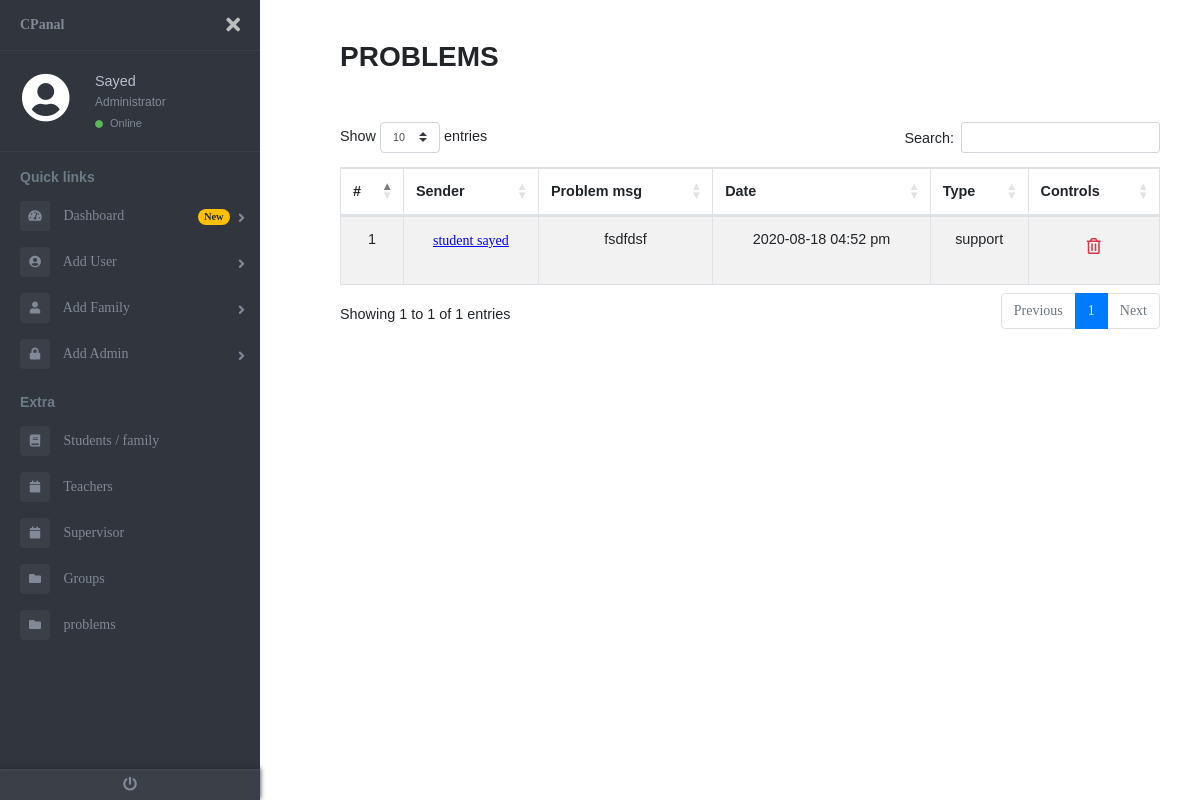
/dash/pages/problems.php (signed in), run on the app's committed database.
### tables this page shows
CREATE TABLE `problem` (
  `p_id` int(11) NOT NULL,
  `u_id` int(11) NOT NULL,
  `p_text` text NOT NULL,
  `p_date` datetime NOT NULL,
  `p_type` varchar(255) NOT NULL
);

CREATE TABLE `users` (
  `uId` int(11) NOT NULL,
  `uFname` varchar(255) NOT NULL,
  `uLname` varchar(255) NOT NULL,
  `uGender` varchar(100) NOT NULL,
  `uType` varchar(50) NOT NULL,
  `uPhone` varchar(100) NOT NULL,
  `uUrl` varchar(255) NOT NULL,
  `uZoom` varchar(255) NOT NULL,
  `tId` int(11) DEFAULT 0,
  `uImage` varchar(255) NOT NULL,
  `uActive` varchar(100) NOT NULL DEFAULT '0',
  `uStatus` int(11) NOT NULL DEFAULT 1,
  `uEmail` varchar(255) NOT NULL,
  `uPassword` varchar(255) NOT NULL,
  `gId` int(11) NOT NULL
);

### dash/oper/data.php (called while the page is built, shortened)
<?php
  class data {
	  private $option = array (
		  PDO:: MYSQL_ATTR_INIT_COMMAND => 'SET NAMES utf8',
		  PDO::ATTR_ERRMODE => PDO::ERRMODE_EXCEPTION
	  );
	  private function conn(){
		  $dsn = 'mysql:host='.db_host . ';dbname=' .db_name;
		  $pdo = new PDO($dsn , db_user , db_pwd , $this->option);
		  $pdo->setAttribute(PDO:: ATTR_DEFAULT_FETCH_MODE , PDO:: FETCH_ASSOC);
		  return $pdo;
	  }
    public function fetchCon($table , $condition)
    {
      $sql = "SELECT * FROM $table WHERE $condition ";
      $stmt = $this->conn()->query($sql);
      return $stmt;
    }
    public function getAdminGroup($table)
    {
      $sql = "SELECT * FROM $table";
      $stmt = $this->conn()->query($sql);
      return $stmt;
    }
  }
?>

### dash/pages/problems.php (the view, shortened to what this page needs)
<?php
include "../oper/data.php";
include "../include/header.php";
include "../include/aside.php";
$student = new data();
?>
<div class="row mb-5">
  <div class="col-6">
    <h3 class="text-uppercase font-weight-bold">Problems</h3>
  </div>
</div>
<table id="example1" class="table table-bordered text-center table-striped ">
  <thead>
    <tr>
      <th>#</th>
      <th>Sender</th>
      <th>Problem msg</th>
      <th>Date</th>
      <th>Type</th>
      <?php
            if ($_SESSION['idAdmin'] != 3) {
            ?>
      <th>Controls</th>
            <?php }?>
    </tr>
  </thead>
  <tbody>
    <?php
    $table = '`problem`';
    $stCount = $student->getAdminGroup($table);
    if ($stCount->rowCount() >= 1) {
      $ID = 1;
      while ($stu = $stCount->fetch(PDO::FETCH_ASSOC)) {
        $idg = $stu['u_id'];
        $user = $student->fetchCon('`users`', "`uId`='$idg'");
        $oneUser = $user->fetch(PDO::FETCH_ASSOC);
        if($oneUser['uType'] == "Te"){
          $page = "teacher";
        } else if($oneUser['uType'] == "stu") {
          $page = "student";
        } else {
          $page = "supervisor";
        }
    ?>
        <tr id="<?php echo $stu['p_id'] ?>">
          <td><?php echo $ID++ ?></td>
          <td><a style="color:blue;text-decoration:underline" target="_blank" href="<?php echo base_url . "dash/pages/preview?$page=" . base64_encode($idg) . "" ?>"><?php echo $oneUser['uFname'] . " " . $oneUser['uLname'] ?></a></td>
          <td> <?php echo $stu['p_text'] ?> </td>
          <td> <?php echo date("Y-m-d h:i a",strtotime($stu['p_date'])) ?> </td>
          <td> <?php
            if ($stu['p_type']=="user" and $oneUser['uType']== "stu"){
              echo "with Teacher";
            } else if ($stu['p_type'] == "user" and $oneUser['uType'] == "Te"){
              echo "with Student";
            } else {
              echo $stu['p_type'];
            }
          ?> </td>
          <td>
            <?php
            if ($_SESSION['idAdmin'] != 3) {
            ?>
              <button data-del="<?php echo $stu['p_id'] ?>" class="Deleteproblem py-2 px-2 h6 text-danger" data-toggle="tooltip" data-placement="bottom" title="Delete"><i class="far fa-trash-alt"></i></button>
            <?php } ?>
          </td>
        </tr>
    <?php }
    } ?>
  </tbody>
</table>
<?php
include "../include/endside.php";
include "../include/footer.php";
?>

### dash/assets/css/main.css (style rules this page uses)
* { margin: 0px; padding: 0px; box-sizing: border-box; }
body, html { height: 100%; font-family: Poppins-Regular, sans-serif; }
a { font-family: Poppins-Regular; font-size: 14px; line-height: 1.7; color: #666666; margin: 0px; transition: all 0.4s; -webkit-transition: all 0.4s; -o-transition: all 0.4s; -moz-transition: all 0.4s; }
h1,h2,h3,h4,h5,h6 { margin: 0px; }

### dash/assets/css/side.css (style rules this page uses)
body { font-size: 0.9rem; }

### dash/assets/css/index.css (style rules this page uses)
.DeleteId, .Deletesuper, .Deletete, .Deletesupgrou, .Deleteproblem, .DeleteChild { border: 0; background: none; }

### data on the page
problem: u.uFname "student", u.uLname "sayed", p_text "fsdfdsf", p_date "2020-08-18 04:52 pm", p_type "support"

### other printed values
$_SESSION['user'] "Sayed"
